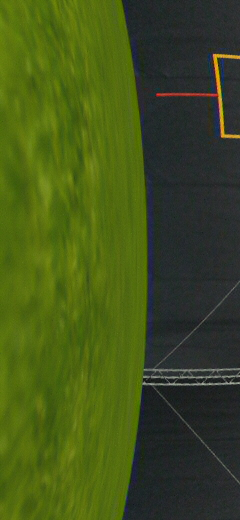
#> input picture AE4317_2019_datasets/sim_poles_panels/20190121-161422/16024000.jpg, 240 x 520 px; its folder holds 4 pictures in this run
$ python count_pixels.py
#> lines starting #> are read from the running program, lines starting #| are printed output that depends on the picture; after the words box and inside, x2 and y2 are one past the last pixel; in counts of white or black regions, pixels touching at a corner belong together
# -*- coding: utf-8 -*-
"""
Created on Fri Mar 13 17:49:25 2020

@author: lujingyi
"""

import os
from os.path import join
import cv2
import numpy as np
import matplotlib.pyplot as plt
import pylab as pl

folder_path = "AE4317_2019_datasets/sim_poles_panels/20190121-161422/"

#Find out how many figures are in the sequence
path, dirs, files = next(os.walk( folder_path ))

#Inizialize empty array for images
images = np.empty(len( files ), dtype=object)


#YUV threshold for green (obtained from Giulia)
GREEN_MIN = np.array([50, 0, 0], np.uint8)
GREEN_MAX = np.array([200, 120, 135], np.uint8)

#Sort images in sequence
filenames = os.listdir(folder_path)
filenames.sort(key=lambda x:int(x[:-4]))

##==============================implement in C====================================
#Count the number of pixels that satisfies the green threshold
cnt=[]
i=0
for image in filenames:
    images[i] = cv2.imread( folder_path+image )
    #The original size of the image is [520*240], only the middle bottom of the
    #image is relevant. Crop the image such that only [130:390 in width, 0:200
    #in height] will be analyzed. The values can be palyed around for a better
    #performance.
    img = images[i][130:390,0:200]
    img = cv2.cvtColor(img, cv2.COLOR_BGR2YUV)#Convert to YUV
#> img: shape (260, 200, 3); mean of channels 0, 1, 2 77.5, 101.4, 122.6
    dst = cv2.inRange(img, GREEN_MIN, GREEN_MAX)#output 0 for pixels without green
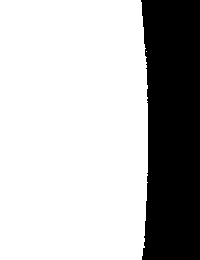
#> dst: shape (260, 200); 73% white; 1 black region, box (x1, y1, x2, y2) and area: (141, 0, 200, 260) 14038
    no_green = cv2.countNonZero(dst)#count pixels with green
#> no_green = 37962
    cnt.append(no_green)
    i= i+1
#> pass 2 of the loop `for image in filenames:`:
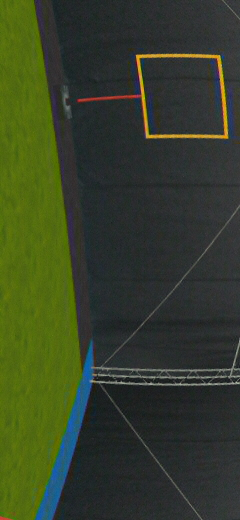
#> input picture AE4317_2019_datasets/sim_poles_panels/20190121-161422/23143000.jpg, 240 x 520 px
#> img: shape (260, 200, 3); mean of channels 0, 1, 2 62.3, 115.4, 123.9
#> `dst = cv2.inRange(img, GREEN_MIN, GREEN_MAX)#output 0 for pixels witho..`:
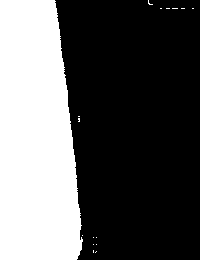
#> dst: shape (260, 200); 35.4% white; 16 white regions (15 under 20 px), largest, box (x1, y1, x2, y2) and area: (0, 0, 83, 260) 18371
#> no_green = 18417
#> pass 3 of the loop `for image in filenames:`:
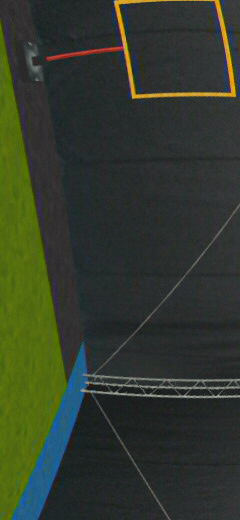
#> input picture AE4317_2019_datasets/sim_poles_panels/20190121-161422/26190000.jpg, 240 x 520 px
#> img: shape (260, 200, 3); mean of channels 0, 1, 2 56.2, 120.4, 124.2
#> `dst = cv2.inRange(img, GREEN_MIN, GREEN_MAX)#output 0 for pixels witho..`:
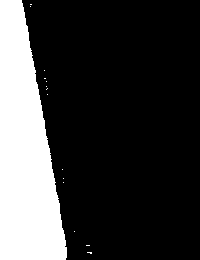
#> dst: shape (260, 200); 22.9% white; 15 white regions (14 under 20 px), largest, box (x1, y1, x2, y2) and area: (0, 0, 67, 260) 11876
#> no_green = 11902
#> the loop made 4 passes; the first 3 are shown

#Choose a save cnt threshold
cnt_order=sorted(cnt)
print('Threshold of the number of pixels with green is',cnt_order[1]) #1367

# [58 lines of commented-out code are left out]
